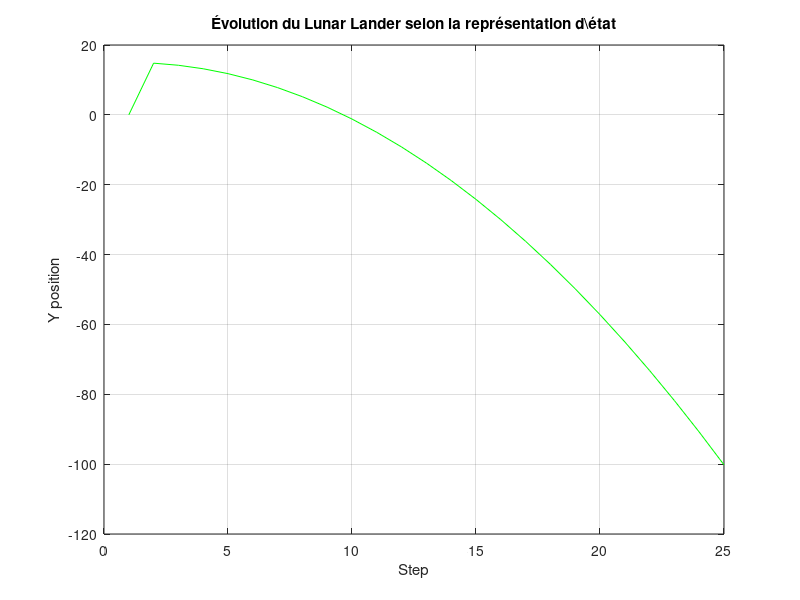

MATLAB code for this plot:
clear all
close all
clc

% Constants
erg = 0.5; % Efficiency
Te = 0.5; % Time step
glune = 1.6; % Reduced Lunar gravity
y0 = 15; % Increased initial height
vy0 = 0; % Initial vertical velocity
N = 25; % Number of time steps

% Matrices for state-space representation
A = [1 Te; 0 1]; % State transition matrix
B = [0.5 * erg * Te^2; erg * Te]; % Control input matrix
C = [1 0]; % Output matrix (extract y position from state vector)

% Initializing state and output
X = zeros(2, N); % State vector: [y; vy]
Y = zeros(1, N); % Output: y position
ay = zeros(1, N); % Vertical acceleration (controlled)

% Initial conditions
X(:, 1) = [y0; vy0]; % Initial state: [position y0; velocity 0]

% Simulation loop
for k = 1:N-1
    % Compute next state using state-space equation
    X(:, k+1) = A * X(:, k) + B * (ay(k) - glune / erg);
    % Compute output (y position)
    Y(k+1) = C * X(:, k+1);
end

% Plot the results
plot(1:N, Y, 'g');
xlabel('Step');
ylabel('Y position');
title('Évolution du Lunar Lander selon la représentation d\état');
grid on;
